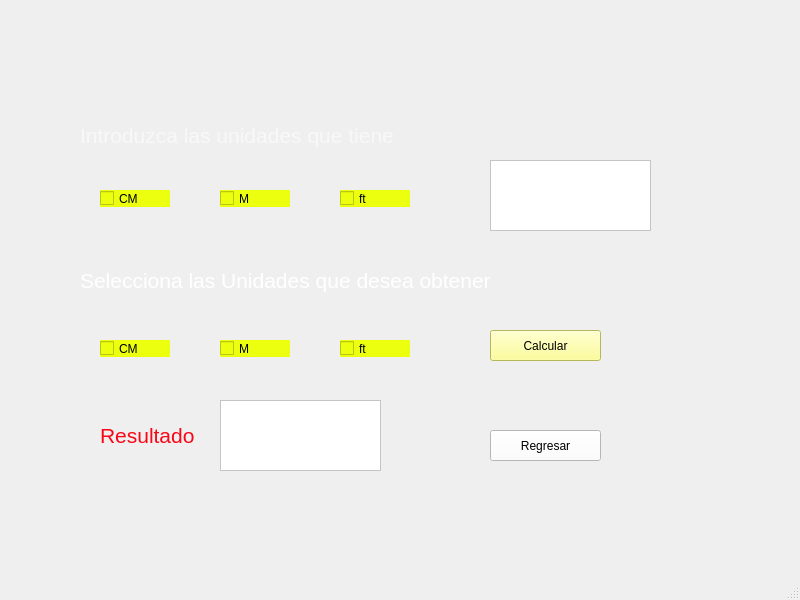
<?xml version="1.0" encoding="UTF-8"?>
<ui version="4.0">
 <class>vlongitud</class>
 <widget class="QMainWindow" name="vlongitud">
  <property name="geometry">
   <rect>
    <x>0</x>
    <y>0</y>
    <width>800</width>
    <height>600</height>
   </rect>
  </property>
  <property name="windowTitle">
   <string>MainWindow</string>
  </property>
  <widget class="QWidget" name="centralwidget">
   <widget class="QLabel" name="label">
    <property name="geometry">
     <rect>
      <x>80</x>
      <y>120</y>
      <width>321</width>
      <height>31</height>
     </rect>
    </property>
    <property name="text">
     <string>&lt;html&gt;&lt;head/&gt;&lt;body&gt;&lt;p&gt;&lt;span style=&quot; font-size:16pt; color:#f8f8f8;&quot;&gt;Introduzca las unidades que tiene&lt;/span&gt;&lt;/p&gt;&lt;/body&gt;&lt;/html&gt;</string>
    </property>
   </widget>
   <widget class="QLabel" name="label_2">
    <property name="geometry">
     <rect>
      <x>80</x>
      <y>260</y>
      <width>411</width>
      <height>41</height>
     </rect>
    </property>
    <property name="text">
     <string>&lt;html&gt;&lt;head/&gt;&lt;body&gt;&lt;p&gt;&lt;span style=&quot; font-size:16pt; color:#ffffff;&quot;&gt;Selecciona las Unidades que desea obtener&lt;/span&gt;&lt;/p&gt;&lt;/body&gt;&lt;/html&gt;</string>
    </property>
   </widget>
   <widget class="QCheckBox" name="icm">
    <property name="geometry">
     <rect>
      <x>100</x>
      <y>190</y>
      <width>70</width>
      <height>17</height>
     </rect>
    </property>
    <property name="styleSheet">
     <string notr="true">background-color: rgb(235, 255, 15);</string>
    </property>
    <property name="text">
     <string>CM</string>
    </property>
   </widget>
   <widget class="QCheckBox" name="im">
    <property name="geometry">
     <rect>
      <x>220</x>
      <y>190</y>
      <width>70</width>
      <height>17</height>
     </rect>
    </property>
    <property name="styleSheet">
     <string notr="true">background-color: rgb(235, 255, 15);</string>
    </property>
    <property name="text">
     <string>M</string>
    </property>
   </widget>
   <widget class="QCheckBox" name="ift">
    <property name="geometry">
     <rect>
      <x>340</x>
      <y>190</y>
      <width>70</width>
      <height>17</height>
     </rect>
    </property>
    <property name="styleSheet">
     <string notr="true">background-color: rgb(235, 255, 15);</string>
    </property>
    <property name="text">
     <string>ft</string>
    </property>
   </widget>
   <widget class="QCheckBox" name="rcm">
    <property name="geometry">
     <rect>
      <x>100</x>
      <y>340</y>
      <width>70</width>
      <height>17</height>
     </rect>
    </property>
    <property name="styleSheet">
     <string notr="true">background-color: rgb(235, 255, 15);</string>
    </property>
    <property name="text">
     <string>CM</string>
    </property>
   </widget>
   <widget class="QCheckBox" name="rm">
    <property name="geometry">
     <rect>
      <x>220</x>
      <y>340</y>
      <width>70</width>
      <height>17</height>
     </rect>
    </property>
    <property name="styleSheet">
     <string notr="true">background-color: rgb(235, 255, 15);</string>
    </property>
    <property name="text">
     <string>M</string>
    </property>
   </widget>
   <widget class="QCheckBox" name="rft">
    <property name="geometry">
     <rect>
      <x>340</x>
      <y>340</y>
      <width>70</width>
      <height>17</height>
     </rect>
    </property>
    <property name="styleSheet">
     <string notr="true">background-color: rgb(235, 255, 15);</string>
    </property>
    <property name="text">
     <string>ft</string>
    </property>
   </widget>
   <widget class="QTextEdit" name="Lconvertir">
    <property name="geometry">
     <rect>
      <x>490</x>
      <y>160</y>
      <width>161</width>
      <height>71</height>
     </rect>
    </property>
    <property name="styleSheet">
     <string notr="true">background-color: rgb(255, 255, 255);</string>
    </property>
   </widget>
   <widget class="QLabel" name="label_3">
    <property name="geometry">
     <rect>
      <x>100</x>
      <y>420</y>
      <width>101</width>
      <height>31</height>
     </rect>
    </property>
    <property name="text">
     <string>&lt;html&gt;&lt;head/&gt;&lt;body&gt;&lt;p&gt;&lt;span style=&quot; font-size:16pt; color:#f90617;&quot;&gt;Resultado&lt;/span&gt;&lt;/p&gt;&lt;/body&gt;&lt;/html&gt;</string>
    </property>
   </widget>
   <widget class="QPushButton" name="Lcalcular">
    <property name="geometry">
     <rect>
      <x>490</x>
      <y>330</y>
      <width>111</width>
      <height>31</height>
     </rect>
    </property>
    <property name="styleSheet">
     <string notr="true">background-color: rgb(255, 255, 127);</string>
    </property>
    <property name="text">
     <string>Calcular</string>
    </property>
   </widget>
   <widget class="QPushButton" name="botonr">
    <property name="geometry">
     <rect>
      <x>490</x>
      <y>430</y>
      <width>111</width>
      <height>31</height>
     </rect>
    </property>
    <property name="styleSheet">
     <string notr="true">background-color: rgb(255, 255, 255);</string>
    </property>
    <property name="text">
     <string>Regresar</string>
    </property>
   </widget>
   <widget class="QTextEdit" name="Lresultado">
    <property name="geometry">
     <rect>
      <x>220</x>
      <y>400</y>
      <width>161</width>
      <height>71</height>
     </rect>
    </property>
    <property name="styleSheet">
     <string notr="true">background-color: rgb(255, 255, 255);</string>
    </property>
   </widget>
  </widget>
  <widget class="QMenuBar" name="menubar">
   <property name="geometry">
    <rect>
     <x>0</x>
     <y>0</y>
     <width>800</width>
     <height>21</height>
    </rect>
   </property>
  </widget>
  <widget class="QStatusBar" name="statusbar"/>
 </widget>
 <resources/>
 <connections/>
</ui>
